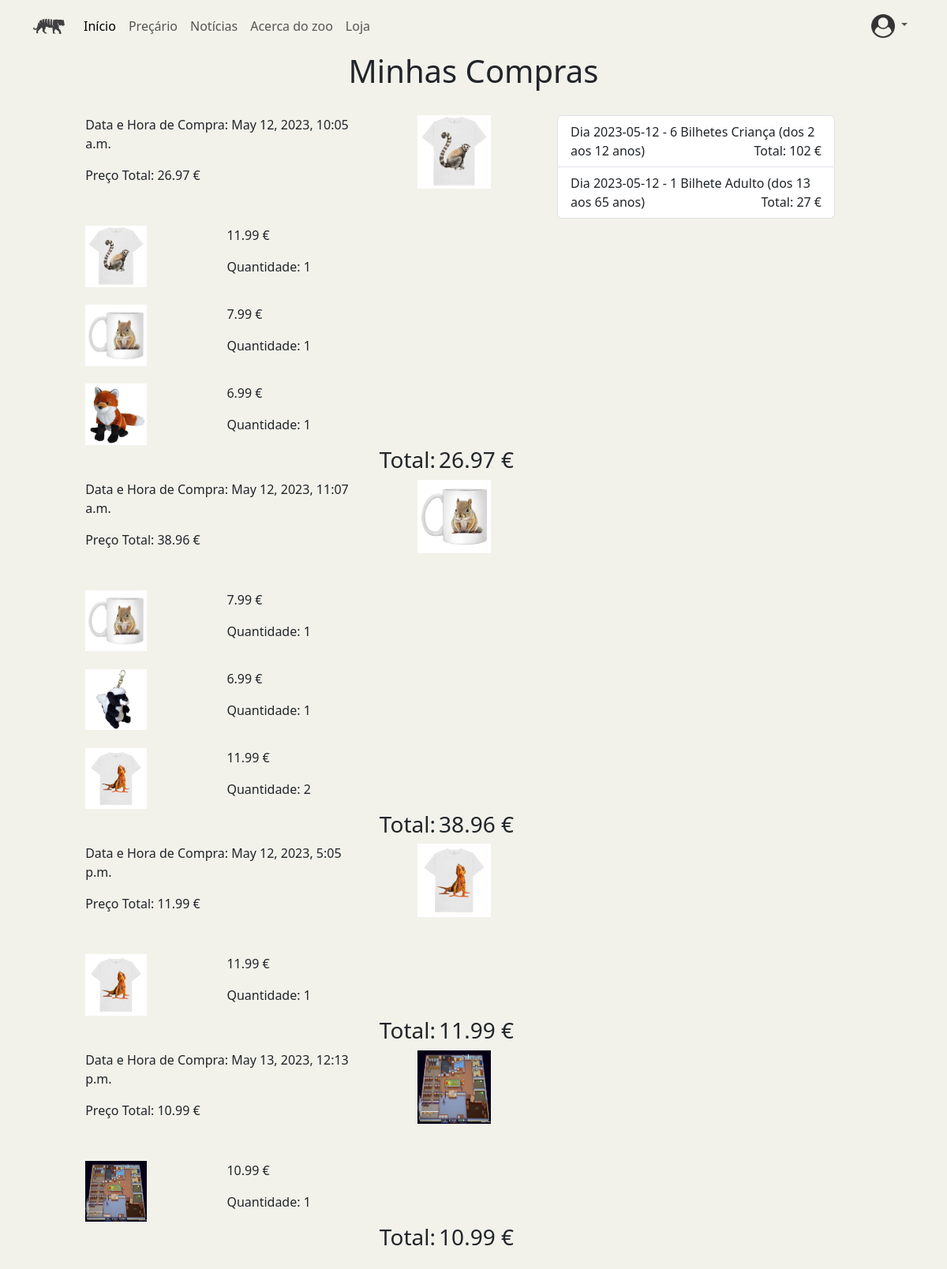
Page /minhascompras (signed in) on the committed database.
### ZOO_App/models.py (models this page shows)
class Fatura(models.Model):
    data = models.DateTimeField()
    preco_total = models.FloatField()
    utilizador = models.ForeignKey(Utilizador, on_delete=models.DO_NOTHING)

class FaturaProduto_pk(models.Model):
    class Meta:
        unique_together = (('fatura', 'produto'),)
    fatura = models.ForeignKey(Fatura, on_delete=models.DO_NOTHING)
    produto = models.ForeignKey(Produto, on_delete=models.DO_NOTHING)
    quantidade = models.IntegerField(default=0)

class Produto(models.Model):
    designacao = models.CharField(max_length=50)
    preco = models.FloatField()
    categoria = models.CharField(max_length=50)
    imagem = models.FileField(upload_to="Products", null=True)
    descricao = models.CharField(max_length=100)
    ativo = models.BooleanField(default=True)

class BilheteUtilizador(models.Model):
    bilhete = models.ForeignKey(Bilhete, on_delete=models.DO_NOTHING)
    utilizador = models.ForeignKey(User, on_delete=models.DO_NOTHING)
    data_compra = models.DateTimeField(default=datetime.now)
    quantidade = models.IntegerField()

class Bilhete(models.Model):
    intervalo_idade = models.CharField(max_length=50)
    preco = models.FloatField()

### ZOO_App/views.py (the view)
# urls.py: path('minhascompras',views.render_minhascompras, name='minhascompras'),
def render_minhascompras(request):
    if request.user.is_authenticated:
        list = getProductsInCart(request)
        utilizador = get_object_or_404(Utilizador, user_id=request.user.id)
        faturas = Fatura.objects.filter(utilizador=utilizador)
        bilhetes = BilheteUtilizador.objects.filter(utilizador=request.user.id)
        dict={}
        for item in faturas:
            dict[item]=FaturaProduto_pk.objects.filter(fatura=item)
        return render(request, 'ZOO_App/minhascompras.html', {'all' :list, 'fatura':dict, 'bilhetes':bilhetes})

### ZOO_App/views.py (called while the page is built)
def auxGetProductsInCart(utilizador):
    pcc_pk = ProdutoCarinhoCompras_pk.objects.filter(utilizador=utilizador)
    list=[]
    for item in pcc_pk:
        if item.produto.ativo==False:
            continue
        list.append(item)
    return list

def getProductsInCart(request):
    product_list = Produto.objects.all()
    utilizador = get_object_or_404(Utilizador, user_id=request.user.id)
    list = auxGetProductsInCart(utilizador)
    return list

### ZOO_App/templates/ZOO_App/minhascompras.html (shortened to what this page needs)
{%extends "./index.html"%} {%block titulo%} Product {%endblock%} {% load static%} {%block head%}
<link
  href="https://code.jquery.com/ui/jquery-ui-git.css"
  rel="stylesheet"
  type="text/css"
/>
{%endblock%} {%block conteudo%}
<h1 class="product-title" style="text-align: center">Minhas Compras</h1>
<br />
<div class="row mb-3">
  <div class="col-7">
    <div class="row row-cols-1">
      {% for key, value in fatura.items %}
      <div>
        <div class="row row-principal mb-3">
          <div class="col-md-8">
            <p>Data e Hora de Compra: {{key.data}}</p>
            <p>Preço Total: {{key.preco_total}} €</p>
          </div>
          <div class="col-md-4">
            <img
              src="{{ value.0.produto.imagem.url }}"
              style="width: 60%; float: right; aspect-ratio: 1;"
              alt=""
            />
          </div>
        </div>
      </div>
      <div class="row-secondary">
        {% for item in value %}
        <div class="compras-box row row-secondary-ind">
          <div class="col-md-4">
            <img
              src="{{ item.produto.imagem.url }}"
              alt=""
              style="width: 50%; height: auto; aspect-ratio: 1;"
              class="compras-cart-image"
            />
          </div>
          <div class="col-md-8">
            <p class="product-compras-price">{{item.produto.preco}} €</p>
            <p class="product-compras-quantity">
              Quantidade: {{item.quantidade}}
            </p>
          </div>
        </div>
        {% endfor %}
        <div class="compras-total float-end">
          <h3 class="compras-total-title d-inline-block">Total:</h3>
          <h3 class="compras-total-price d-inline-block">
            {{key.preco_total}} €
          </h3>
        </div>
      </div>
      {%endfor%}
    </div>
  </div>
  <div class="col-4">
    <ul class="list-group" class="list-group" style="display: inline-block;">
    {% for item in bilhetes %}
    <li class="list-group-item" >
    <span style="margin-right: 40px;">Dia {{item.data_compra|date:'Y-m-d'}} - {{item.quantidade}} {%if item.quantidade > 1%} Bilhetes {%else%} Bilhete {%endif%} {{item.bilhete.intervalo_idade}} </span>
    <span style="float: right;">Total: {% widthratio item.quantidade 1 item.bilhete.preco%} €</span>
    </li>
     {% endfor %}
</ul>
  </div>
</div>
{%endblock%}

### ZOO_App/templates/ZOO_App/index.html (style rules this page uses)
body { padding: 0px; margin: 0px; width: 100%; background-color: rgb(242, 242, 235); }

### ZOO_App/templates/ZOO_App/minhascompras.html (style rules this page uses)
.row { margin-right: 3%; margin-left: 3%; }
.row-secondary-ind { margin-top: 20px; }

### rows in the picture
Fatura: data "May 12, 2023, 10:05 a.m.", preco_total "26.97", shows a picture
FaturaProduto_pk: shows a picture, produto.preco "11.99", quantidade "1"
FaturaProduto_pk: produto.preco "7.99", quantidade "1"
FaturaProduto_pk: shows a picture, produto.preco "6.99", quantidade "1"
Fatura: data "May 12, 2023, 11:07 a.m.", preco_total "38.96", shows a picture
FaturaProduto_pk: produto.preco "7.99", quantidade "1"
FaturaProduto_pk: shows a picture, produto.preco "6.99", quantidade "1"
FaturaProduto_pk: produto.preco "11.99", quantidade "2"
Fatura: data "May 12, 2023, 5:05 p.m.", preco_total "11.99", shows a picture
FaturaProduto_pk: produto.preco "11.99", quantidade "1"
Fatura: data "May 13, 2023, 12:13 p.m.", preco_total "10.99", imagem (picture)
FaturaProduto_pk: produto.imagem (picture), produto.preco "10.99", quantidade "1"
BilheteUtilizador: data_compra "2023-05-12", quantidade "6", shows "Bilhetes", bilhete.intervalo_idade "Criança (dos 2 aos 12 anos)", quantidade+bilhete "102"
BilheteUtilizador: data_compra "2023-05-12", quantidade "1", shows "Bilhete", bilhete.intervalo_idade "Adulto (dos 13 aos 65 anos)", quantidade+bilhete "27"
